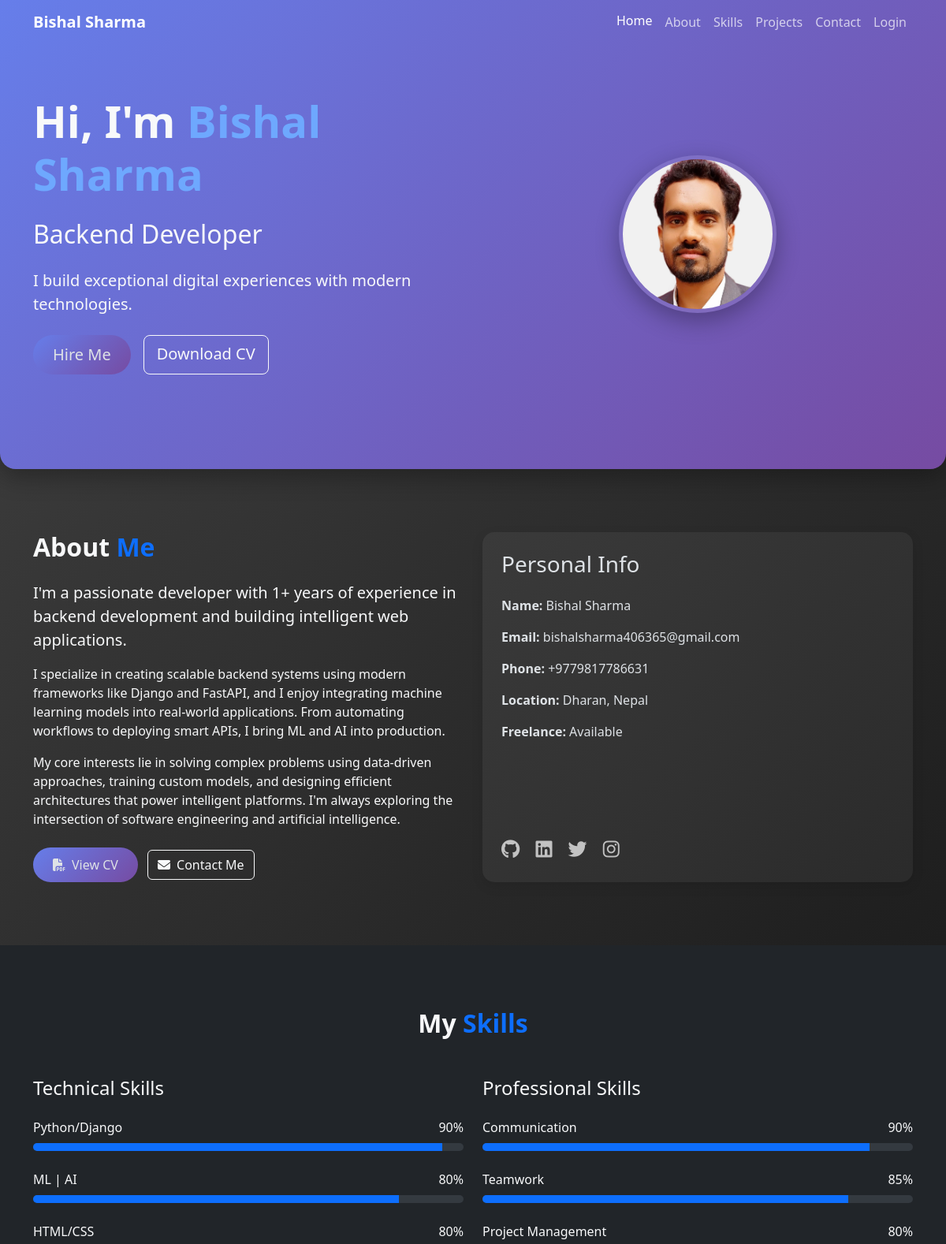
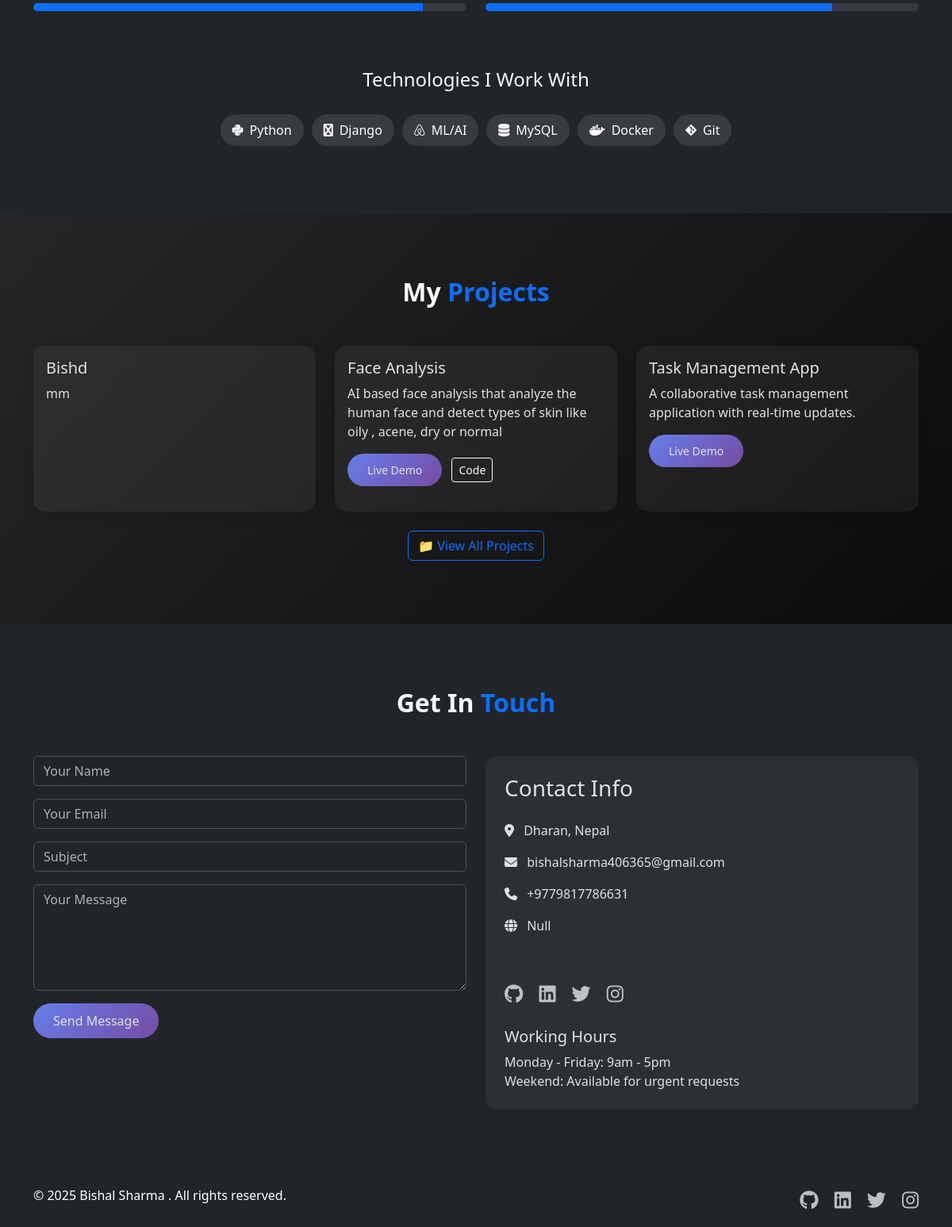
The page / on the database its author committed (2 pictures, top to bottom).
### projects/models.py (models this page shows, shortened)
class Project(models.Model):
    user = models.ForeignKey(User, on_delete=models.CASCADE)
    title = models.CharField(
        max_length=100,
        validators=[MinLengthValidator(3)],
        help_text="Title of the project"
    )
    slug = models.SlugField(
        max_length=100,
        unique=True,
        blank=True,
        help_text="URL-friendly version of the title (auto-generated)"
    )
    short_description = models.CharField(
        max_length=200,
        help_text="Brief description (max 200 chars)"
    )
    github_url = models.URLField(
        blank=True,
        null=True,
        help_text="URL to GitHub repository"
    )
    live_url = models.URLField(
        blank=True,
        null=True,
        help_text="URL to live demo"
    )
    is_featured = models.BooleanField(
        default=False,
        help_text="Feature this project prominently"
    )
    display_order = models.PositiveIntegerField(
        default=0,
        help_text="Higher numbers appear first"
    )
    created_at = models.DateTimeField(auto_now_add=True)
    updated_at = models.DateTimeField(auto_now=True)
    class Meta:
        ordering = ['-display_order', '-created_at']

### home/views.py (the view)
# urls.py: path('',views.home,name='home1'),
def home(request):
    context = {
        'name' : 'Bishal Sharma',
        'title' : "Home",
        'email' : "bishalsharma406365@gmail.com",
        'phone' : "+9779817786631",
        'location' : "Dharan, Nepal"    ,
        'projects' : Project.objects.order_by('-created_at')[:3]
    }
    return render(request,'home/home.html',context)

### home/templates/home/home.html
{% extends "home/base.html" %}
{% load static %}
{% block content %}
    <section class="hero-section">
        <div class="container">
            <div class="row align-items-center">
                <div class="col-lg-6">
                    <h1 class="display-4 fw-bold mb-4">Hi, I'm <span class="text-primary-emphasis">{{name}}</span></h1>
                    <h2 class="mb-4">Backend  Developer</h2>
                    <p class="lead mb-4">I build exceptional digital experiences with modern technologies.</p>
                    <div class="d-flex gap-3">
                        <a href="#contact" class="btn btn-primary-custom btn-lg">Hire Me</a>
                        <a href="{% static 'docs/my_cv.pdf' %}" target="_blank" class="btn btn-outline-light btn-lg">Download CV</a>
                    </div>
                </div>
                <div class="col-lg-6 text-center mt-5 mt-lg-0">
                    <img src="{% static "images/profile.jpeg" %}" alt="Profile" class="profile-img rounded-circle">
                </div>
            </div>
        </div>
    </section>
    {% include "home/about_me.html" %}
    <section id="skills" class="section bg-dark">
        <div class="container">
            <h2 class="text-center fw-bold mb-5">My <span class="text-primary">Skills</span></h2>
            <div class="row">
                <div class="col-md-6">
                    <h4 class="mb-4">Technical Skills</h4>
                    <div class="mb-4">
                        <div class="d-flex justify-content-between mb-2">
                            <span>Python/Django</span>
                            <span>90%</span>
                        </div>
                        <div class="progress" style="height: 10px;">
                            <div class="progress-bar bg-primary" role="progressbar" style="width: 95%"></div>
                        </div>
                    </div>
                    <div class="mb-4">
                        <div class="d-flex justify-content-between mb-2">
                            <span>ML | AI</span>
                            <span>80%</span>
                        </div>
                        <div class="progress" style="height: 10px;">
                            <div class="progress-bar bg-primary" role="progressbar" style="width: 85%"></div>
                        </div>
                    </div>
                    <div class="mb-4">
                        <div class="d-flex justify-content-between mb-2">
                            <span>HTML/CSS</span>
                            <span>80%</span>
                        </div>
                        <div class="progress" style="height: 10px;">
                            <div class="progress-bar bg-primary" role="progressbar" style="width: 90%"></div>
                        </div>
                    </div>
                </div>
                <div class="col-md-6 mt-4 mt-md-0">
                    <h4 class="mb-4">Professional Skills</h4>
                    <div class="mb-4">
                        <div class="d-flex justify-content-between mb-2">
                            <span>Communication</span>
                            <span>90%</span>
                        </div>
                        <div class="progress" style="height: 10px;">
                            <div class="progress-bar bg-primary" role="progressbar" style="width: 90%"></div>
                        </div>
                    </div>
                    <div class="mb-4">
                        <div class="d-flex justify-content-between mb-2">
                            <span>Teamwork</span>
                            <span>85%</span>
                        </div>
                        <div class="progress" style="height: 10px;">
                            <div class="progress-bar bg-primary" role="progressbar" style="width: 85%"></div>
                        </div>
                    </div>
                    <div class="mb-4">
                        <div class="d-flex justify-content-between mb-2">
                            <span>Project Management</span>
                            <span>80%</span>
                        </div>
                        <div class="progress" style="height: 10px;">
                            <div class="progress-bar bg-primary" role="progressbar" style="width: 80%"></div>
                        </div>
                    </div>
                </div>
            </div>
            <div class="mt-5">
                <h4 class="text-center mb-4">Technologies I Work With</h4>
                <div class="d-flex flex-wrap justify-content-center">
                    <span class="skill-badge"><i class="fab fa-python me-2"></i>Python</span>
                    <span class="skill-badge"><i class="fab fa-laptop-code me-2"></i>Django</span>
                    <span class="skill-badge"><i class="fab fa-airbnb me-2"></i>ML/AI</span>
                    <span class="skill-badge"><i class="fas fa-database me-2"></i>MySQL</span>
                    <span class="skill-badge"><i class="fab fa-docker me-2"></i>Docker</span>
                    <span class="skill-badge"><i class="fab fa-git-alt me-2"></i>Git</span>
                </div>
            </div>
        </div>
    </section>
    {% include "projects/home_projects.html" %}
     {% include "home/contact.html" %}
{% endblock content %}

### projects/templates/projects/home_projects.html (shortened to what this page needs)
<section id="projects" class="section">
  <div class="container">
    <h2 class="text-center fw-bold mb-5">My <span class="text-primary">Projects</span></h2>
    <div class="row g-4">
      {% for project in projects %}
      <div class="col-md-4">
        <div class="card card-custom h-100">
          <div class="card-body">
            <h5 class="card-title">{{ project.title }}</h5>
            <p class="card-text">{{ project.short_description }}</p>
            <div class="mb-3">
              {% if project.live_url %}
              <a href="{{ project.live_url }}" class="btn btn-sm btn-primary-custom me-2" target="_blank">Live Demo</a>
              {% endif %}
              {% if project.github_url %}
              <a href="{{ project.github_url }}" class="btn btn-sm btn-outline-light" target="_blank">Code</a>
              {% endif %}
            </div>
          </div>
        </div>
      </div>
      {% empty %}
      <p class="text-center">No projects available at the moment.</p>
      {% endfor %}
    </div>
    <div class="text-center mt-4">
      <a href="{% url 'projects_list' %}" class="btn btn-outline-primary">📁 View All Projects</a>
    </div>
  </div>
</section>

### home/static/css/home.css (style rules this page uses)
:root { --primary-gradient: linear-gradient(135deg, #667eea 0%, #764ba2 100%); --secondary-gradient: linear-gradient(135deg, #434343 0%, #000000 100%); --dark-bg: #121212; --darker-bg: #0a0a0a; }
body { background: var(--dark-bg); color: #f8f9fa; font-family: 'Segoe UI', Tahoma, Geneva, Verdana, sans-serif; }
.gradient-bg { background: var(--secondary-gradient); min-height: 100vh; }
.hero-section { padding: 120px 0; background: var(--primary-gradient); border-radius: 0 0 20px 20px; box-shadow: 0 10px 30px rgba(0, 0, 0, 0.3); }
.profile-img { width: 200px; height: 200px; object-fit: cover; border: 5px solid rgba(255, 255, 255, 0.1); box-shadow: 0 10px 30px rgba(0, 0, 0, 0.3); }
.skill-badge { background: rgba(255, 255, 255, 0.1); color: white; border-radius: 20px; padding: 8px 15px; margin: 5px; display: inline-block; }
.section { padding: 80px 0; }
.card-custom { background: rgba(255, 255, 255, 0.05); border: none; border-radius: 15px; overflow: hidden; transition: all 0.3s ease; box-shadow: 0 5px 15px rgba(0, 0, 0, 0.1); }
.btn-primary-custom { background: var(--primary-gradient); border: none; padding: 10px 25px; border-radius: 30px; font-weight: 500; transition: all 0.3s ease; }

### rows shown on the page
Project: title "Bishd", short_description "mm"
Project: title "Face Analysis", short_description "AI based face analysis that analyze the human face and detect types of skin like oily , acene, dry or normal"
Project: title "Task Management App", short_description "A collaborative task management application with real-time updates."

### other values the page prints
{{ name }} "Bishal Sharma"
{{ email }} "bishalsharma406365@gmail.com"
{{ phone }} "+9779817786631"
{{ location }} "Dharan, Nepal"
